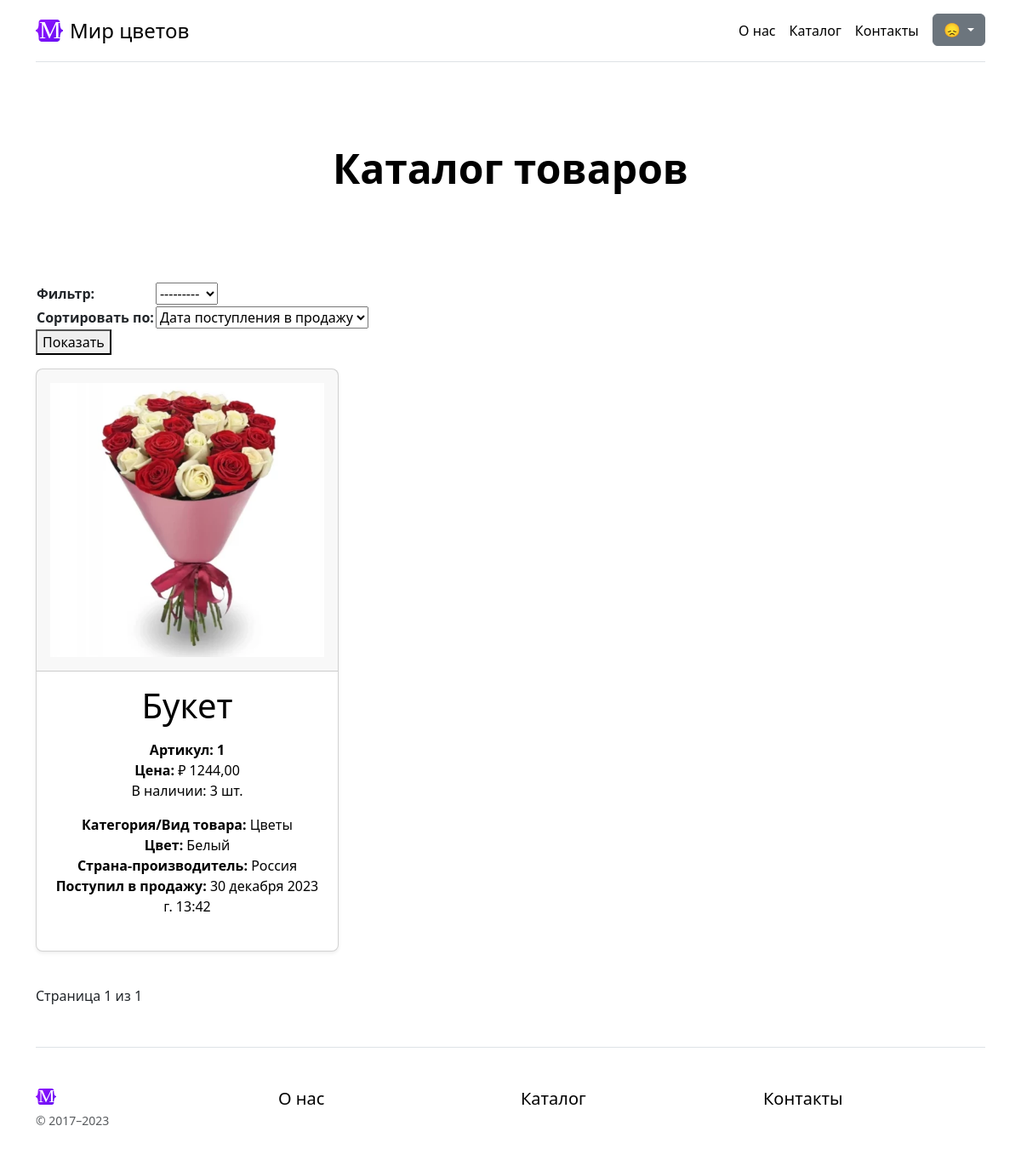
/goods/, run on the app's committed database.
### goods/models.py (models this page shows)
class Goods(NameMixin, models.Model):
    objects = models.Manager() # По умолчанию. Нужен для админки.
    in_stock = GoodsManager()
    added = models.DateTimeField(auto_now_add=True,
                                 verbose_name="Дата добавления")
    photo = models.ImageField(verbose_name="Фото")
    price = models.DecimalField(max_digits=10,
                                decimal_places=2,
                                verbose_name="Цена")
    origin = models.ForeignKey(
        "Country",
        on_delete=models.CASCADE,
        verbose_name="Страна-производитель",
    )
    color = models.ForeignKey(
        "Color",
        on_delete=models.CASCADE,
        verbose_name="Цвет",
    )
    category = models.ForeignKey(
        "Category",
        on_delete=models.CASCADE,
        verbose_name="Категория / Вид товара",
    )
    stock = models.PositiveIntegerField(default=0, null=False, blank=False, verbose_name="Остаток товара")
    def get_absolute_url(self):
        return reverse('goods-detail', kwargs={"pk": self.id})
    class Meta:
        verbose_name = "Товар"
        verbose_name_plural = "Товары"

class Category(NameMixin, models.Model):
    class Meta:
        verbose_name = "Категория/Вид товара"
        verbose_name_plural = "Категории/Виды товаров"

class Color(NameMixin, models.Model):
    class Meta:
        verbose_name = "Цвет"
        verbose_name_plural = "Цвета"

class Country(NameMixin, models.Model):
    class Meta:
        verbose_name = "Страна"
        verbose_name_plural = "Страны"

### goods/views.py (the view)
# urls.py: path("goods/", GoodsListView.as_view(), name="goods-list"),
class GoodsListView(ListView):
    model = Goods
    paginate_by = 5
    def get_queryset(self):
        category = self.request.GET.get("category")
        order_by = self.request.GET.get("order_by")
        queryset = Goods.in_stock.all()
        if order_by and order_by != "--":
            if order_by == 'price' or order_by == 'added':
                queryset = queryset.order_by("-" + order_by)
            else:
                assert (order_by == 'category' or order_by == 'origin')
                queryset = queryset.order_by(order_by + "__name")
        if category:
            queryset = queryset.filter(category_id=category)
        return queryset
    def get_context_data(self, **kwargs):
        context_data = super().get_context_data(**kwargs)
        if self.request.GET:
            context_data["sort_filter_form"] = GoodsSortFilterForm(self.request.GET)
        else:
            context_data["sort_filter_form"] = GoodsSortFilterForm()
        return context_data

### goods/forms.py
class GoodsSortFilterForm(forms.ModelForm):
    def __init__(self, *args, **kwargs):
        super().__init__(*args, **kwargs)
        self.fields['category'].required = False
    order_by = forms.ChoiceField(choices=get_choices, label="Сортировать по", required=False)
    class Meta:
        model = Goods
        fields = ["category", ]
        labels = {
            "category": "Фильтр"
        }

### general/models.py (called while the page is built)
    def __str__(self):
        return self.name

### goods/forms.py (called while the page is built)
def get_choices():
    choices = [(k, v) for k, v in CHOICES_DICT.items()]
    return choices

### goods/models.py (called while the page is built)
    def get_queryset(self):
        return super().get_queryset().filter(stock__gte=1).order_by("-added")

### goods/templates/goods/goods_list.html (shortened to what this page needs)
{% extends 'general/parts/base.html' %}
{% load static %}
{% block content %}
<main>
    {% include 'general/parts/h.html' with h='Каталог товаров' %}
    <div class="mb-3">
        <form action="{% url 'goods-list' %}">
            <table>
                {{ sort_filter_form.as_table }}
            </table>
            <button>Показать</button>
        </form>
    </div>
    <div class="row row-cols-1 row-cols-md-3 mb-3 text-center">
        {% for object in page_obj %}
        <div class="col">
            <div class="card mb-4 rounded-3 shadow-sm">
                <a class="n-text-decoration-none" href="{{ object.get_absolute_url }}">
                    <div class="card-header py-3">
                        <h4 class="my-0 fw-normal"><img class="w-100" src="{{ object.photo.url }}"
                                                        alt="{{ object.name }}"/></h4>
                    </div>
                    <div class="card-body">
                        <h1 class="card-title pricing-card-title">{{ object.name }}</h1>
                        <ul class="list-unstyled mt-3 mb-4">
                            <li class="card-text fw-bold"><span>Артикул: </span>{{ object.id }}</li>
                            <li><span class="fw-bold">Цена: </span>&#8381; {{ object.price }}</li>
                            <li class="mb-3"><span>В наличии: </span>{{ object.stock }} шт.</li>
                            <li><span class="fw-bold">Категория/Вид товара: </span>{{ object.category }}</li>
                            <li><span class="fw-bold">Цвет: </span>{{ object.color }}</li>
                            <li><span class="fw-bold">Страна-производитель: </span>{{ object.origin }}</li>
                            <li><span class="fw-bold">Поступил в продажу: </span>{{ object.added }}</li>
                        </ul>
                    </div>
                </a>
            </div>
        </div>
        {% empty %}
        <div class="display-6 text-center mb-4">Нет товаров.</div>
        {% endfor %}
    </div>
    {% include 'general/parts/pagination.html' %}
</main>
{% endblock %}

### general/static/general/css/style.css (style rules this page uses)
.n-text-decoration-none { color: black; text-decoration: none; }

### general/static/general/css/sign-in.css (style rules this page uses)
html, body { height: 100%; }

### data on the page
Goods: photo (picture), name "Букет", id "1", price "1244,00", stock "3", category "Цветы", color "Белый", origin "Россия", added "30 декабря 2023 г. 13:42"

### other printed values
{{ h }} "Каталог товаров"
{{ page_obj.number }} "1"
{{ page_obj.paginator.num_pages }} "1"
